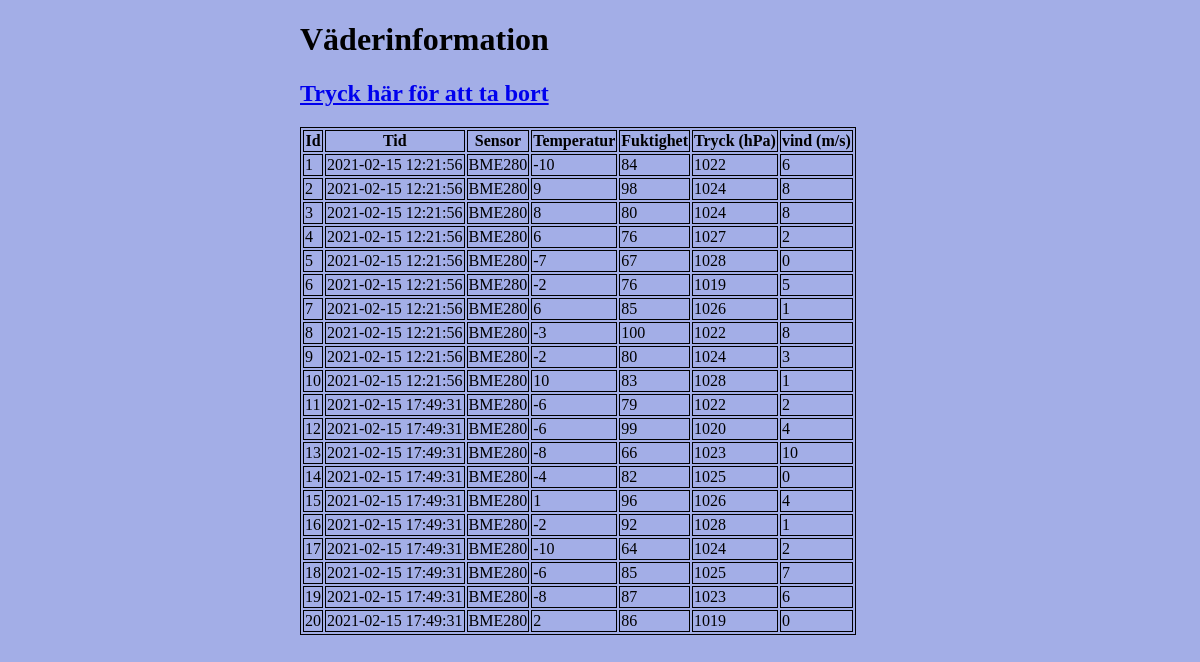
The page / on the database its author committed.
### tables this page shows
CREATE TABLE SensorData (
    id INTEGER PRIMARY KEY AUTOINCREMENT NOT NULL,
    date TIMESTAMP NOT NULL DEFAULT CURRENT_TIMESTAMP,
    sensor VARCHAR(30) NOT NULL,
    temperature VARCHAR(10),
    humidity VARCHAR(10),
    pressure VARCHAR(10),
    wind VARCHAR(10));

### server2.py (the view)
@app.route('/')
def w_data():
    conn = sqlite3.connect('databas.db')
    c = conn.cursor()
    c.execute('''SELECT id, date, sensor, temperature, humidity, pressure, wind FROM SensorData''')
    w_data = c.fetchall()
    return render_template ('weather.html', w_data=w_data)

### templates/weather.html (shortened to what this page needs)
<!DOCTYPE html>
<html lang="en">
<head>
    <link rel="stylesheet" href="../static/stylesheets/form.css">
</head>
<body>
    <div class="Wrapper">
        <h1>Väderinformation</h1>
        <h2><a href="http://127.0.0.1:5000/delete">Tryck här för att ta bort</a></h2>
        <main class="main">
            <div class="form">
                <div class="form_fieldset">
                    <table class="table">
                        <thead>
                            <tr>
                                <th>Id</th>
                                <th>Tid</th>
                                <th>Sensor</th>
                                <th>Temperatur</th>
                                <th>Fuktighet</th>
                                <th>Tryck (hPa)</th>
                                <th>vind (m/s)</th>
                            </tr>
                        </thead>
                        {% for row in w_data %}
                        <tr>
                            {% for info in row %}
                            <td>{{ info }}</td>
                            {% endfor %}
                        </tr>
                        {% endfor %}
                    </table>
                </div>
            </div>
        </main>
    </div>
</body>
</html>

### static/stylesheets/form.css (style rules this page uses)
html { background-color: rgba(162, 173, 231, 0.986); }
body { justify-content: center; max-width: 600px; margin: auto; margin-bottom: 5%; }
table, th, td { border: 1px solid black; }

### rows shown on the page
SensorData: row "1" "6", date "2021-02-15 12:21:56", sensor "BME280", temperature "-10", humidity "84", pressure "1022"
SensorData: row "2" "9" "8", date "2021-02-15 12:21:56", sensor "BME280", humidity "98", pressure "1024"
SensorData: row "3" "8" "8", date "2021-02-15 12:21:56", sensor "BME280", humidity "80", pressure "1024"
SensorData: row "4" "6" "2", date "2021-02-15 12:21:56", sensor "BME280", humidity "76", pressure "1027"
SensorData: row "5" "0", date "2021-02-15 12:21:56", sensor "BME280", temperature "-7", humidity "67", pressure "1028"
SensorData: row "6" "5", date "2021-02-15 12:21:56", sensor "BME280", temperature "-2", humidity "76", pressure "1019"
SensorData: row "7" "6" "1", date "2021-02-15 12:21:56", sensor "BME280", humidity "85", pressure "1026"
SensorData: row "8" "8", date "2021-02-15 12:21:56", sensor "BME280", temperature "-3", humidity "100", pressure "1022"
SensorData: row "9" "3", date "2021-02-15 12:21:56", sensor "BME280", temperature "-2", humidity "80", pressure "1024"
SensorData: row "10" "1", date "2021-02-15 12:21:56", sensor "BME280", temperature "10", humidity "83", pressure "1028"
SensorData: row "11" "2", date "2021-02-15 17:49:31", sensor "BME280", temperature "-6", humidity "79", pressure "1022"
SensorData: row "12" "4", date "2021-02-15 17:49:31", sensor "BME280", temperature "-6", humidity "99", pressure "1020"
SensorData: row "13", date "2021-02-15 17:49:31", sensor "BME280", temperature "-8", humidity "66", pressure "1023", wind "10"
SensorData: row "14" "0", date "2021-02-15 17:49:31", sensor "BME280", temperature "-4", humidity "82", pressure "1025"
SensorData: row "15" "1" "4", date "2021-02-15 17:49:31", sensor "BME280", humidity "96", pressure "1026"
SensorData: row "16" "1", date "2021-02-15 17:49:31", sensor "BME280", temperature "-2", humidity "92", pressure "1028"
SensorData: row "17" "2", date "2021-02-15 17:49:31", sensor "BME280", temperature "-10", humidity "64", pressure "1024"
SensorData: row "18" "7", date "2021-02-15 17:49:31", sensor "BME280", temperature "-6", humidity "85", pressure "1025"
SensorData: row "19" "6", date "2021-02-15 17:49:31", sensor "BME280", temperature "-8", humidity "87", pressure "1023"
SensorData: row "20" "2" "0", date "2021-02-15 17:49:31", sensor "BME280", humidity "86", pressure "1019"
